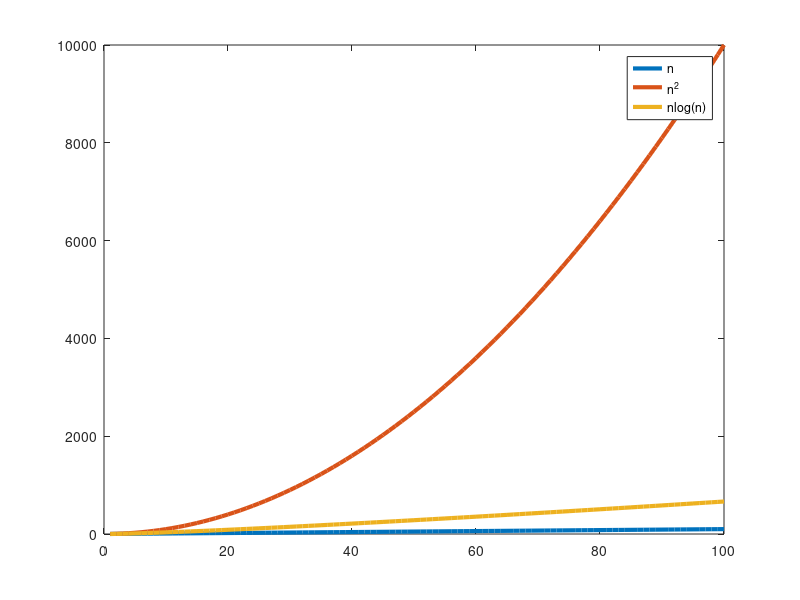

This chart was generated by the following MATLAB code:
x = [1:100];

plot(x, x, ";n;", "linewidth", 3);
hold on;
plot(x, x.^2, ";n^2;", "linewidth", 3);
plot(x, x .* log10(x) / log10(2), ";n\log(n);", "linewidth", 3);

print ("graficos.pdf", "-dpdf");
